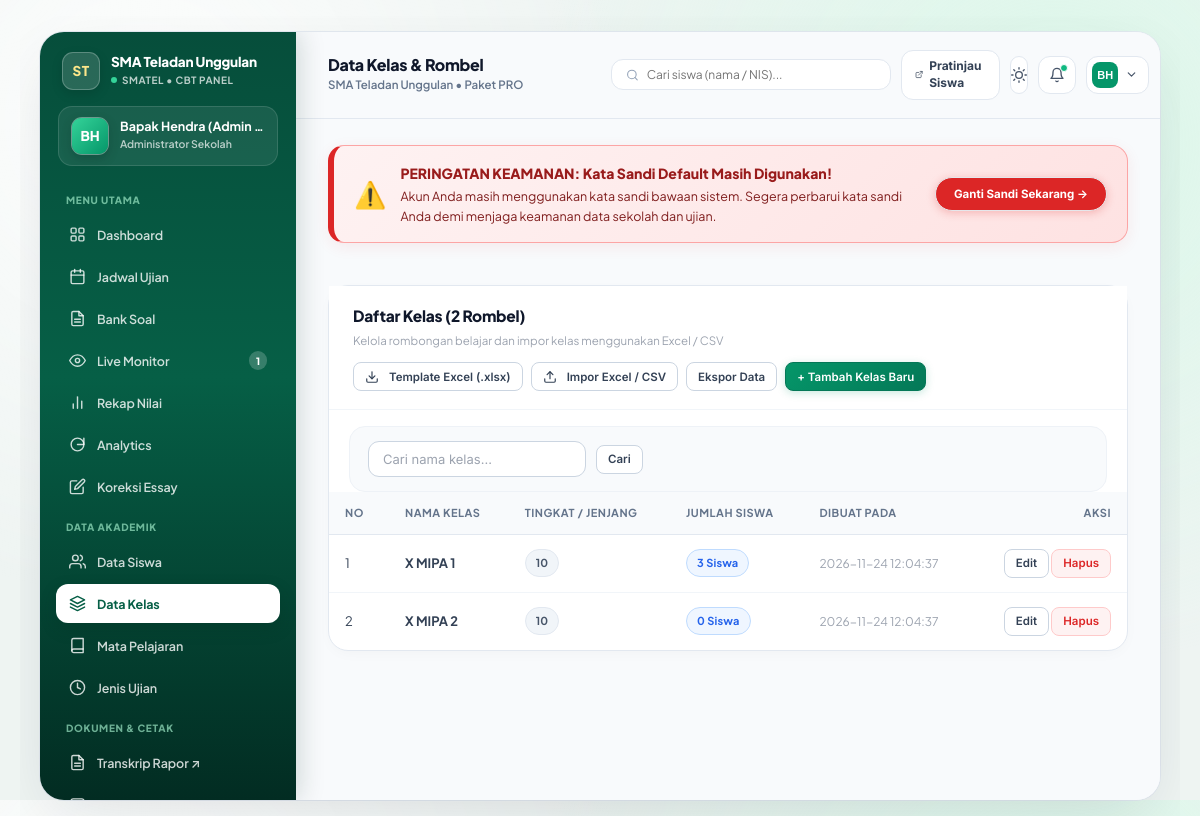
The page /admin/classes.php (signed in) on the database its author committed.
### tables this page shows
CREATE TABLE `tenants` (
    `id` INT AUTO_INCREMENT PRIMARY KEY,
    `code` VARCHAR(30) NOT NULL UNIQUE,
    `slug` VARCHAR(60) NOT NULL UNIQUE,
    `subdomain` VARCHAR(60) NULL,
    `name` VARCHAR(150) NOT NULL,
    `logo_url` VARCHAR(255) NULL,
    `logo` VARCHAR(500) NULL,
    `address` TEXT NULL,
    `phone` VARCHAR(30) NULL,
    `package` VARCHAR(50) NOT NULL DEFAULT 'pro',
    `student_quota` INT NOT NULL DEFAULT 500,
    `is_active` TINYINT(1) NOT NULL DEFAULT 1,
    `created_at` DATETIME NOT NULL DEFAULT CURRENT_TIMESTAMP
);

CREATE TABLE `classes` (
    `id` INT AUTO_INCREMENT PRIMARY KEY,
    `tenant_id` INT NOT NULL,
    `name` VARCHAR(50) NOT NULL,
    `level` VARCHAR(20) NULL,
    `created_at` DATETIME NOT NULL DEFAULT CURRENT_TIMESTAMP,
    INDEX `idx_classes_tenant` (`tenant_id`),
    CONSTRAINT `fk_classes_tenant` FOREIGN KEY (`tenant_id`) REFERENCES `tenants` (`id`) ON DELETE CASCADE
);

### admin/classes.php (the view, shortened to what the rows shown need)
<?php
$pageTitle = "Data Kelas & Rombel";
require_once __DIR__ . '/_bootstrap.php';
$countParams = ['tenant_id' => $tenantId];
$countSql = "SELECT COUNT(*) FROM classes WHERE tenant_id = :tenant_id";
$totalClasses = (int)Database::fetchColumn($countSql, $countParams);
$pg = Helper::paginate($totalClasses, 15);
$listParams = ['tenant_id' => $tenantId];
$listSql = "SELECT c.*, COUNT(s.id) as total_students
     FROM classes c
     LEFT JOIN students s ON s.class_id = c.id
     WHERE c.tenant_id = :tenant_id";
$listSql .= " GROUP BY c.id ORDER BY c.name ASC LIMIT " . (int)$pg['per_page'] . " OFFSET " . (int)$pg['offset'];
$classes = Database::fetchAll($listSql, $listParams);
require_once __DIR__ . '/header.php';
?>
<div class="card">
    <div class="card-body" style="padding: 0;">
        <?php if (empty($classes)): ?>
            <div style="padding: 48px 20px; text-align: center; color: var(--text-muted);">
                <div style="margin-bottom: 12px;">
                    <svg width="44" height="44" viewBox="0 0 24 24" fill="none" stroke="#94a3b8" stroke-width="1.5" stroke-linecap="round" stroke-linejoin="round"><path d="M17 21v-2a4 4 0 0 0-4-4H5a4 4 0 0 0-4 4v2"></path><circle cx="9" cy="7" r="4"></circle><path d="M23 21v-2a4 4 0 0 0-3-3.87"></path><path d="M16 3.13a4 4 0 0 1 0 7.75"></path></svg>
                </div>
                <div style="font-weight: 700; color: #1e293b; font-size: 15px; margin-bottom: 4px;">Belum Ada Rombel / Kelas Terdaftar</div>
                <div style="font-size: 12.5px; margin-bottom: 18px;">Gunakan template Excel untuk menambahkan banyak kelas sekaligus, atau tambah manual satu per satu.</div>
                <div style="display: flex; gap: 10px; justify-content: center; flex-wrap: wrap;">
                    <a href="classes.php?template=xlsx" class="btn btn-outline btn-sm">Unduh Template Excel</a>
                    <button type="button" class="btn btn-outline btn-sm" onclick="document.getElementById('modalImportClasses').classList.add('show')">Impor File Excel</button>
                    <button type="button" class="btn btn-primary btn-sm" onclick="document.getElementById('modalAddClass').classList.add('show')">+ Tambah Kelas</button>
                </div>
            </div>
        <?php else: ?>
            <div class="table-responsive">
                <table class="table">
                    <thead>
                        <tr>
                            <th style="width: 60px;">No</th>
                            <th>Nama Kelas</th>
                            <th>Tingkat / Jenjang</th>
                            <th>Jumlah Siswa</th>
                            <th>Dibuat Pada</th>
                            <th style="text-align: right;">Aksi</th>
                        </tr>
                    </thead>
                    <tbody>
                        <?php foreach ($classes as $idx => $c): ?>
                            <tr>
                                <td><?= $pg['offset'] + $idx + 1 ?></td>
                                <td><b><?= htmlspecialchars($c['name']) ?></b></td>
                                <td><span class="badge badge-neutral"><?= htmlspecialchars($c['level'] ?: '-') ?></span></td>
                                <td><span class="badge badge-primary"><?= (int)$c['total_students'] ?> Siswa</span></td>
                                <td style="color: var(--text-muted); font-size: 12px;"><?= $c['created_at'] ?></td>
                                <td style="text-align: right; white-space: nowrap;">
                                    <a href="classes.php?edit=<?= $c['id'] ?>" class="btn btn-outline btn-sm">Edit</a>
                                    <form method="POST" style="display: inline;" onsubmit="return confirm('Hapus kelas <?= htmlspecialchars(addslashes($c['name'])) ?>? Siswa di kelas ini tidak akan terhapus namun status kelasnya menjadi kosong.')">
                                        <button type="submit" class="btn btn-danger btn-sm">Hapus</button>
                                    </form>
                                </td>
                            </tr>
                        <?php endforeach; ?>
                    </tbody>
                </table>
            </div>
        <?php endif; ?>
    </div>
</div>
<?php require_once __DIR__ . '/footer.php'; ?>

### admin/header.php (shortened to what the rows shown need)
<?php
require_once __DIR__ . '/../core/Database.php';
require_once __DIR__ . '/../core/Tenant.php';
require_once __DIR__ . '/../core/Helper.php';
$school = Tenant::get();
$ssoConfigFile = __DIR__ . '/../config/sso.php';
$ssoConfig = file_exists($ssoConfigFile) ? (require $ssoConfigFile) : [];
$isLocalHost = in_array($_SERVER['HTTP_HOST'] ?? 'localhost', ['localhost', '127.0.0.1'], true)
    || strpos($_SERVER['HTTP_HOST'] ?? '', 'localhost:') === 0
    || substr($_SERVER['HTTP_HOST'] ?? '', -5) === '.test';
$portalBaseUrl = rtrim((string)($ssoConfig['sso_server_url'] ?? ($isLocalHost ? 'http://localhost/veyraeducate/public' : 'https://veyracreative.site')), '/');
$portalDashboardUrl = $portalBaseUrl . '/dashboard';
?>
<!DOCTYPE html>
<html lang="id">
<head>
    <link rel="stylesheet" href="../assets/css/style.css?v=<?= filemtime(__DIR__ . '/../assets/css/style.css') ?>">
</head>
<body class="admin-fan-page">
<div class="fan-app-canvas">
    <aside class="fan-sidebar" id="fanSidebar">
        <div>
            <div class="fan-sidebar-brand-row">
                <a href="<?= htmlspecialchars($portalDashboardUrl) ?>" class="fan-sidebar-brand" style="display: flex; align-items: center; gap: 11px; text-decoration: none; color: inherit; min-width: 0; flex: 1;" title="Kembali ke Portal Veyra: <?= htmlspecialchars($school['name'] ?? 'CBT Online') ?>">
                    <div style="min-width: 0; flex: 1;">
                        <div style="font-size: 13.5px; font-weight: 800; letter-spacing: -0.2px; line-height: 1.25; overflow: hidden; text-overflow: ellipsis; white-space: nowrap;" title="<?= htmlspecialchars($school['name'] ?? 'CBT Online') ?>">
                            <?= htmlspecialchars($school['name'] ?? 'CBT Online') ?>
                        </div>
                        <div style="font-size: 10px; color: rgba(255, 255, 255, 0.72); font-weight: 700; margin-top: 2px; text-transform: uppercase; letter-spacing: 0.5px; display: flex; align-items: center; gap: 5px;">
                            <span style="width: 6px; height: 6px; border-radius: 50%; background: #34d399; display: inline-block;"></span>
                            <span style="overflow: hidden; text-overflow: ellipsis; white-space: nowrap;"><?= htmlspecialchars($school['code']) ?> &bull; CBT Panel</span>
                        </div>
                    </div>
                </a>
            </div>
        </div>
    </aside>
    <main class="fan-main-content">
        <div class="fan-top-header">
            <div style="display: flex; align-items: center; gap: 14px; min-width: 0;">
                <div style="min-width: 0;">
                    <div style="font-size: 16px; font-weight: 800; color: #0f172a; letter-spacing: -0.3px; line-height: 1.2;">
                        <?= htmlspecialchars($pageTitle ?? 'Dashboard Admin') ?>
                    </div>
                    <div style="font-size: 11.5px; color: #64748b; font-weight: 600; margin-top: 2px; white-space: nowrap; overflow: hidden; text-overflow: ellipsis;">
                        <?= htmlspecialchars($school['name'] ?? 'CBT Online') ?> &bull; Paket <?= strtoupper(htmlspecialchars($school['package'] ?? 'PRO')) ?>
                    </div>
                </div>
            </div>
        </div>

### rows shown on the page
tenants: name "SMA Teladan Unggulan", code "SMATEL", package "PRO"
classes: $pg['offset'] + $idx + 1 "1", name "X MIPA 1", level "10", total_students "3", created_at "2026-11-24 12:04:37"
classes: offset "2", name "X MIPA 2", level "10", total_students "0", created_at "2026-11-24 12:04:37"

### other values the page prints
$schoolInitials "ST"
$initials "BH"
$user['name'] "Bapak Hendra (Admin…"
count($notifExams) "1"
$pageTitle "Data Kelas & Rombel"
$totalClasses "2"
